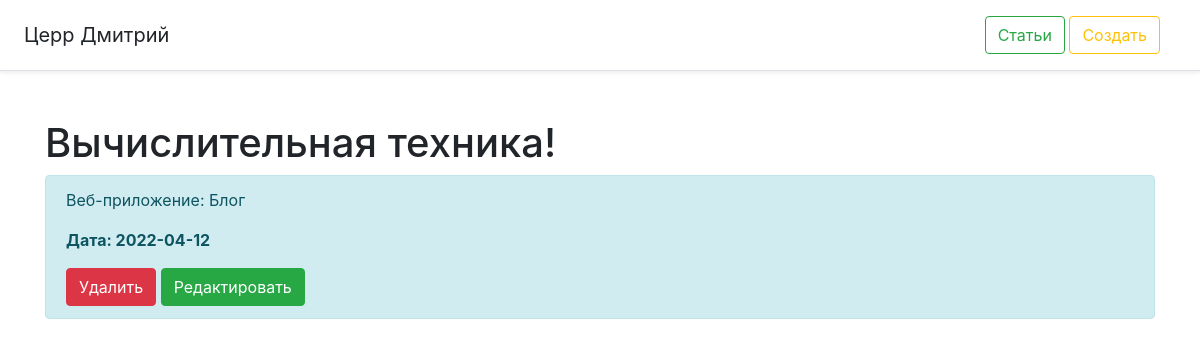
The page /1 on the database its author committed.
### app.py (models this page shows, shortened)
class Article(db.Model):
    id = db.Column(db.Integer, primary_key=True)
    title = db.Column(db.String(100), nullable=False)
    name = db.Column(db.String(30), nullable=False)
    text = db.Column(db.Text, nullable=False)
    date = db.Column(db.DateTime, default=datetime.utcnow)

### app.py (the view)
@app.route('/<int:id>')
def post_detail(id):
    article = Article.query.get(id)
    return render_template("posts_detail.html", article=article)

### templates/posts_detail.html (shortened to what this page needs)
{% extends 'base.html' %}
{% block body %}
<div class="container mt-5">
    <h1>{{ article.title }}</h1>
    <div class="alert alert-info">
        <p>{{ article.text }}</p>
        <p><b>Дата: {{ article.date.date() }}</b></p>
        <a href="/{{ article.id }}/del" class="btn btn-danger">Удалить</a>
        <a href="/{{ article.id }}/update" class="btn btn-success">Редактировать</a>
    </div>
</div>
{% endblock %}

### rows shown on the page
Article: title "Вычислительная техника!", text "Веб-приложение: Блог", date "2022-04-12"
